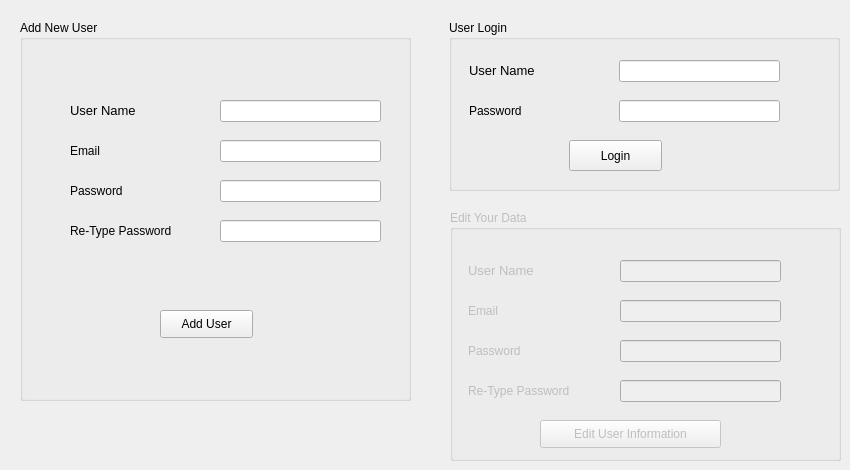
    <widget class="QWidget" name="tab_3">
     <attribute name="title">
      <string>Page</string>
     </attribute>
     <widget class="QGroupBox" name="groupBox">
      <property name="geometry">
       <rect>
        <x>20</x>
        <y>20</y>
        <width>391</width>
        <height>381</height>
       </rect>
      </property>
      <property name="title">
       <string>Add New User</string>
      </property>
      <widget class="QLabel" name="label_35">
       <property name="geometry">
        <rect>
         <x>50</x>
         <y>160</y>
         <width>81</width>
         <height>21</height>
        </rect>
       </property>
       <property name="text">
        <string>Password</string>
       </property>
      </widget>
      <widget class="QLabel" name="label_36">
       <property name="geometry">
        <rect>
         <x>50</x>
         <y>200</y>
         <width>151</width>
         <height>21</height>
        </rect>
       </property>
       <property name="text">
        <string>Re-Type Password</string>
       </property>
      </widget>
      <widget class="QLabel" name="label_37">
       <property name="geometry">
        <rect>
         <x>50</x>
         <y>120</y>
         <width>55</width>
         <height>21</height>
        </rect>
       </property>
       <property name="text">
        <string>Email</string>
       </property>
      </widget>
      <widget class="QPushButton" name="pushButton_15">
       <property name="geometry">
        <rect>
         <x>140</x>
         <y>290</y>
         <width>93</width>
         <height>28</height>
        </rect>
       </property>
       <property name="text">
        <string>Add User</string>
       </property>
      </widget>
      <widget class="QLineEdit" name="lineEdit_21">
       <property name="geometry">
        <rect>
         <x>200</x>
         <y>80</y>
         <width>161</width>
         <height>22</height>
        </rect>
       </property>
      </widget>
      <widget class="QLineEdit" name="lineEdit_22">
       <property name="geometry">
        <rect>
         <x>200</x>
         <y>120</y>
         <width>161</width>
         <height>22</height>
        </rect>
       </property>
      </widget>
      <widget class="QLineEdit" name="lineEdit_23">
       <property name="geometry">
        <rect>
         <x>200</x>
         <y>160</y>
         <width>161</width>
         <height>22</height>
        </rect>
       </property>
       <property name="echoMode">
        <enum>QLineEdit::Password</enum>
       </property>
      </widget>
      <widget class="QLineEdit" name="lineEdit_24">
       <property name="geometry">
        <rect>
         <x>200</x>
         <y>200</y>
         <width>161</width>
         <height>22</height>
        </rect>
       </property>
       <property name="echoMode">
        <enum>QLineEdit::Password</enum>
       </property>
      </widget>
      <widget class="QLabel" name="label_34">
       <property name="geometry">
        <rect>
         <x>50</x>
         <y>80</y>
         <width>91</width>
         <height>21</height>
        </rect>
       </property>
       <property name="font">
        <font>
         <family>Segoe UI</family>
         <pointsize>10</pointsize>
        </font>
       </property>
       <property name="text">
        <string>User Name</string>
       </property>
      </widget>
      <widget class="QLabel" name="label_9">
       <property name="geometry">
        <rect>
         <x>90</x>
         <y>250</y>
         <width>271</width>
         <height>16</height>
        </rect>
       </property>
       <property name="text">
        <string/>
       </property>
      </widget>
     </widget>
     <widget class="QGroupBox" name="groupBox_2">
      <property name="geometry">
       <rect>
        <x>449</x>
        <y>20</y>
        <width>391</width>
        <height>171</height>
       </rect>
      </property>
      <property name="title">
       <string>User Login</string>
      </property>
      <widget class="QLabel" name="label_38">
       <property name="geometry">
        <rect>
         <x>20</x>
         <y>40</y>
         <width>91</width>
         <height>21</height>
        </rect>
       </property>
       <property name="font">
        <font>
         <family>Segoe UI</family>
         <pointsize>10</pointsize>
        </font>
       </property>
       <property name="text">
        <string>User Name</string>
       </property>
      </widget>
      <widget class="QLineEdit" name="lineEdit_25">
       <property name="geometry">
        <rect>
         <x>170</x>
         <y>80</y>
         <width>161</width>
         <height>22</height>
        </rect>
       </property>
       <property name="echoMode">
        <enum>QLineEdit::Password</enum>
       </property>
      </widget>
      <widget class="QLabel" name="label_39">
       <property name="geometry">
        <rect>
         <x>20</x>
         <y>80</y>
         <width>81</width>
         <height>21</height>
        </rect>
       </property>
       <property name="text">
        <string>Password</string>
       </property>
      </widget>
      <widget class="QLineEdit" name="lineEdit_26">
       <property name="geometry">
        <rect>
         <x>170</x>
         <y>40</y>
         <width>161</width>
         <height>22</height>
        </rect>
       </property>
      </widget>
      <widget class="QPushButton" name="pushButton_16">
       <property name="geometry">
        <rect>
         <x>120</x>
         <y>120</y>
         <width>93</width>
         <height>31</height>
        </rect>
       </property>
       <property name="text">
        <string>Login</string>
       </property>
      </widget>
      <widget class="QPushButton" name="pushButton_17">
       <property name="geometry">
        <rect>
         <x>150</x>
         <y>500</y>
         <width>93</width>
         <height>28</height>
        </rect>
       </property>
       <property name="text">
        <string>Add User</string>
       </property>
      </widget>
     </widget>
     <widget class="QGroupBox" name="groupBox_4">
      <property name="enabled">
       <bool>false</bool>
      </property>
      <property name="geometry">
       <rect>
        <x>450</x>
        <y>210</y>
        <width>391</width>
        <height>251</height>
       </rect>
      </property>
      <property name="title">
       <string>Edit Your Data</string>
      </property>
      <widget class="QLabel" name="label_43">
       <property name="geometry">
        <rect>
         <x>18</x>
         <y>90</y>
         <width>55</width>
         <height>21</height>
        </rect>
       </property>
       <property name="text">
        <string>Email</string>
       </property>
      </widget>
      <widget class="QLineEdit" name="lineEdit_30">
       <property name="geometry">
        <rect>
         <x>170</x>
         <y>170</y>
         <width>161</width>
         <height>22</height>
        </rect>
       </property>
       <property name="echoMode">
        <enum>QLineEdit::Password</enum>
       </property>
      </widget>
      <widget class="QLabel" name="label_41">
       <property name="geometry">
        <rect>
         <x>18</x>
         <y>50</y>
         <width>91</width>
         <height>21</height>
        </rect>
       </property>
       <property name="font">
        <font>
         <family>Segoe UI</family>
         <pointsize>10</pointsize>
        </font>
       </property>
       <property name="text">
        <string>User Name</string>
       </property>
      </widget>
      <widget class="QLineEdit" name="lineEdit_29">
       <property name="geometry">
        <rect>
         <x>170</x>
         <y>90</y>
         <width>161</width>
         <height>22</height>
        </rect>
       </property>
      </widget>
      <widget class="QLabel" name="label_40">
       <property name="geometry">
        <rect>
         <x>18</x>
         <y>170</y>
         <width>151</width>
         <height>21</height>
        </rect>
       </property>
       <property name="text">
        <string>Re-Type Password</string>
       </property>
      </widget>
      <widget class="QPushButton" name="pushButton_18">
       <property name="geometry">
        <rect>
         <x>90</x>
         <y>210</y>
         <width>181</width>
         <height>28</height>
        </rect>
       </property>
       <property name="text">
        <string>Edit User Information</string>
       </property>
      </widget>
      <widget class="QLineEdit" name="lineEdit_28">
       <property name="geometry">
        <rect>
         <x>170</x>
         <y>50</y>
         <width>161</width>
         <height>22</height>
        </rect>
       </property>
      </widget>
      <widget class="QLabel" name="label_42">
       <property name="geometry">
        <rect>
         <x>18</x>
         <y>130</y>
         <width>81</width>
         <height>21</height>
        </rect>
       </property>
       <property name="text">
        <string>Password</string>
       </property>
      </widget>
      <widget class="QLineEdit" name="lineEdit_27">
       <property name="geometry">
        <rect>
         <x>170</x>
         <y>130</y>
         <width>161</width>
         <height>22</height>
        </rect>
       </property>
       <property name="echoMode">
        <enum>QLineEdit::Password</enum>
       </property>
      </widget>
     </widget>
    </widget>
